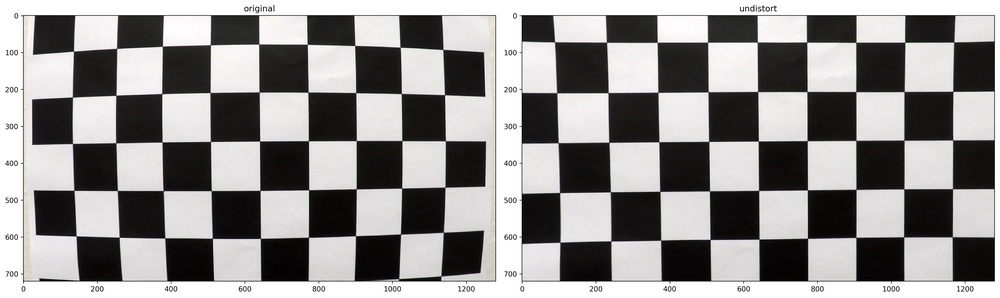
#> input picture cameracalibration.jpg, 1000 x 298 px, shrunk from 5970 x 1780 before the run
$ python -i threshold.py   (imports and definitions only)   (older library calls are emulated)
#> lines starting #> are read from the running program, lines starting #| are printed output that depends on the picture; after the words box and inside, x2 and y2 are one past the last pixel; in counts of white or black regions, pixels touching at a corner belong together
import numpy as np
import cv2


def abs_sobel_thresh(img, orient='x', sobel_kernel=3, thresh=(0, 255)):
    # Calculate directional gradient
    # Apply threshold
    img = cv2.cvtColor(img, cv2.COLOR_BGR2GRAY)
    if orient == 'x':
        sobel_image = cv2.Sobel(img, cv2.CV_64F, 1, 0, ksize=sobel_kernel)
    else:
        sobel_image = cv2.Sobel(img, cv2.CV_64F, 0, 1, ksize=sobel_kernel)
    absolute_sobel = np.absolute(sobel_image)
    scale_sobel = np.uint8(255 * absolute_sobel / np.max(absolute_sobel))
    grad_binary = np.zeros_like(scale_sobel)
    grad_binary[(scale_sobel > thresh[0]) & (scale_sobel < thresh[1])] = 1
    return grad_binary


def mag_thresh(image, sobel_kernel=3, mag_thresh=(0, 255)):
    # Calculate gradient magnitude
    # Apply threshold
    img = cv2.cvtColor(image, cv2.COLOR_BGR2GRAY)
    sobelx = cv2.Sobel(img, cv2.CV_64F, 1, 0, sobel_kernel)
    sobely = cv2.Sobel(img, cv2.CV_64F, 0, 1, sobel_kernel)
    gradmag = np.sqrt(sobelx**2 + sobely**2)
    scale = np.uint8(gradmag * 255 / np.max(gradmag))
    mag_binary = np.zeros_like(scale)
    mag_binary[(scale >= mag_thresh[0]) & (scale <= mag_thresh[1])] = 1
    return mag_binary


def dir_threshold(img, sobel_kernel=3, thresh=(0, np.pi/2)):
    # Calculate gradient direction
    # Apply threshold
    gray = cv2.cvtColor(img, cv2.COLOR_RGB2GRAY)
    # Calculate the x and y gradients
    sobelx = cv2.Sobel(gray, cv2.CV_32F, 1, 0, ksize=sobel_kernel)
    sobely = cv2.Sobel(gray, cv2.CV_32F, 0, 1, ksize=sobel_kernel)
    # Take the absolute value of the gradient direction,
    # apply a threshold, and create a binary image result
    absgraddir = np.arctan2(np.absolute(sobely), np.absolute(sobelx))
    binary_output = np.zeros_like(absgraddir)
    binary_output[(absgraddir >= thresh[0]) & (absgraddir <= thresh[1])] = 1

    # Return the binary image
    return binary_output


def colorHSV(image, low=[0, 80, 200], high=[40, 255, 255]):
    '''return a mask.'''
    image = cv2.cvtColor(image, cv2.COLOR_BGR2HSV)
    yellow_hsv_low = np.array(low)
    yellow_hsv_high = np.array(high)
    binary = np.zeros((image.shape[0], image.shape[1]))
    H = image[:, :, 0]
    S = image[:, :, 1]
    V = image[:, :, 2]

    binary[((H > yellow_hsv_low[0]) & (H < yellow_hsv_high[0]))] = 1
    binary[((S > yellow_hsv_low[1]) & (S < yellow_hsv_high[1]))] = 1
    binary[((V > yellow_hsv_low[2]) & (V < yellow_hsv_high[2]))] = 1

    binary[((H == 1) & (S == 1) & (V == 1))] = 1
    return binary


def gray_color_threshold(img):
    gray = cv2.cvtColor(img, cv2.COLOR_BGR2GRAY)
    thresh = (190, 255)
    binary = np.zeros_like(gray)
    binary[(gray > thresh[0]) & (gray <= thresh[1])] = 1
    return binary


def red_channel(image):
    R = image[:, :, 0]
    G = image[:, :, 1]
    B = image[:, :, 2]
    thresh = (200, 255)
    binary = np.zeros_like(R)
    binary[(R > thresh[0]) & (R <= thresh[1])] = 1
    return binary


def hls_color(image):
    hls = cv2.cvtColor(image, cv2.COLOR_RGB2HLS)
    H = hls[:, :, 0]
    L = hls[:, :, 1]
    S = hls[:, :, 2]
    sthresh = (90, 255)
    hthresh = (15, 100)
    binary = np.zeros_like(H)
    binary[((H > hthresh[0]) & (H <= hthresh[1])) & (
        (S > sthresh[0]) & (S <= sthresh[1]))] = 1

    return binary


def combined(image):
    return (red_channel(image) | hls_color(image) | gray_color_threshold(image))


def threshold(image, ksize=3, grad=(30, 150), mag=(50, 200), dir_t=(1.2, 1.9), S_thresh=(125, 255), R_thresh=(175, 250)):
    # Choose a Sobel kernel size
    # Apply each of the thresholding functions
    gradx = abs_sobel_thresh(image, 'x', ksize, grad)
    mag_binary = mag_thresh(image, sobel_kernel=ksize, mag_thresh=mag)
    dir_binary = dir_threshold(image, ksize, dir_t)
    HLS_image = cv2.cvtColor(image, cv2.COLOR_BGR2HLS)
    # combined thresholds
    sobel_binary = np.zeros_like(dir_binary)
    sobel_binary[(gradx == 1) & (mag_binary == 1)] = 1

    combined = np.zeros_like(dir_binary)
    another_combine = (red_channel(image) | hls_color(image)
                       | gray_color_threshold(image))
    combined[((gradx == 1) | (another_combine == 1))]
    return combined

>>> import cv2
>>> picture = cv2.imread('cameracalibration.jpg')
#> picture is the input picture: shape (298, 1000, 3); mean B, G, R 144, 144.5, 145.8
>>> result = threshold(picture)
#> in threshold, `gradx = abs_sobel_thresh(image, 'x', ksize, grad)`:
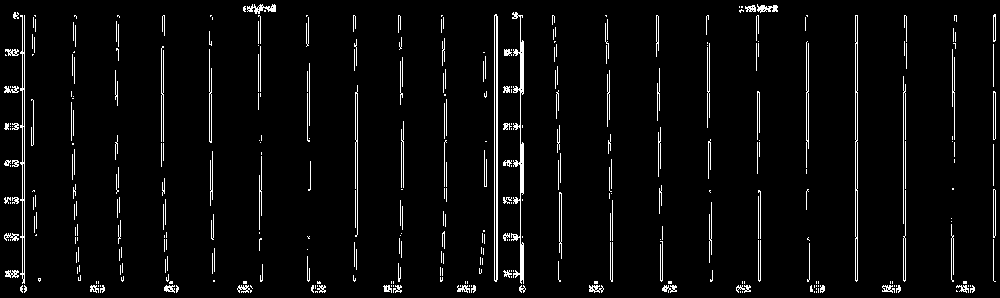
#> gradx: shape (298, 1000); values 0 (black) and 1 (white), 4.1% white in thin lines or dots
#> in mag_thresh, `sobely = cv2.Sobel(img, cv2.CV_64F, 0, 1, sobel_kernel)`:
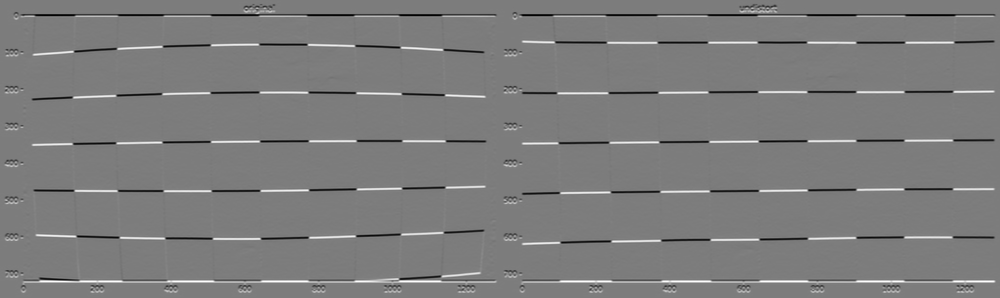
#> sobely: shape (298, 1000) float64; min -980, max 1020, mean 0; drawn with min black and max white
#> in threshold, `mag_binary = mag_thresh(image, sobel_kernel=ksize, mag_thresh=mag)`: mag_binary: shape (298, 1000); values 0 (black) and 1 (white), 9% white in thin lines or dots
#> in dir_threshold, `absgraddir = np.arctan2(np.absolute(sobely), np.absolute(sobelx))`:
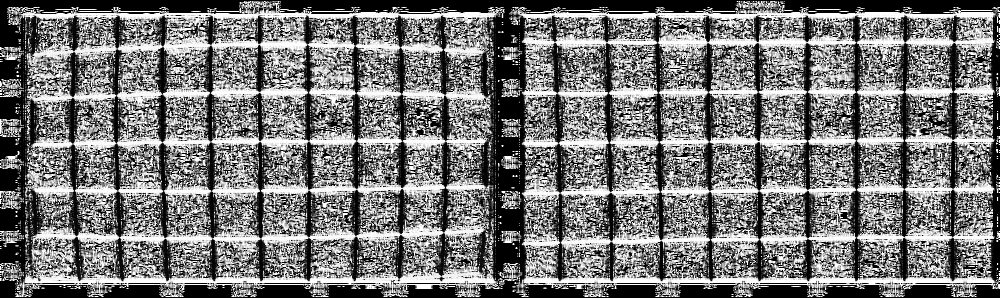
#> absgraddir: shape (298, 1000) float32; min 0, max 1.57, mean 0.744; drawn with min black and max white
#> in threshold, `dir_binary = dir_threshold(image, ksize, dir_t)`:
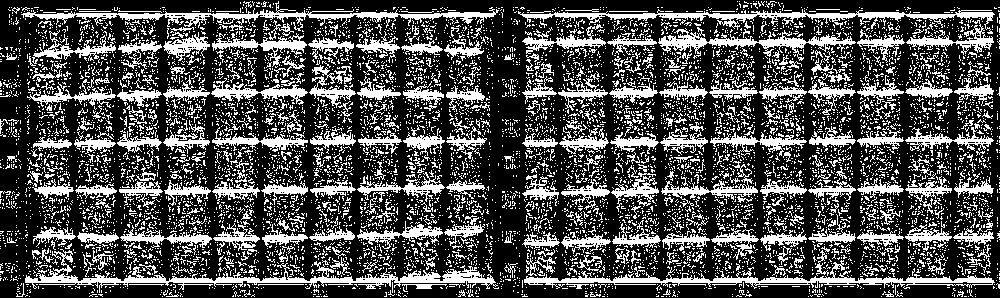
#> dir_binary: shape (298, 1000) float32; values 0 (black) and 1 (white), 30.5% white; 8290 white regions (7844 under 20 px), largest, box (x1, y1, x2, y2) and area: (25, 249, 498, 293) 3787, (524, 260, 995, 289) 3081, (21, 1, 499, 31) 2775
#> in threshold, `HLS_image = cv2.cvtColor(image, cv2.COLOR_BGR2HLS)`: HLS_image: shape (298, 1000, 3); mean of channels 0, 1, 2 67.5, 144.9, 19.3
#> in hls_color, `hls = cv2.cvtColor(image, cv2.COLOR_RGB2HLS)`: hls: shape (298, 1000, 3); mean of channels 0, 1, 2 92.7, 144.9, 19.3
#> in hls_color, `H = hls[:, :, 0]`:
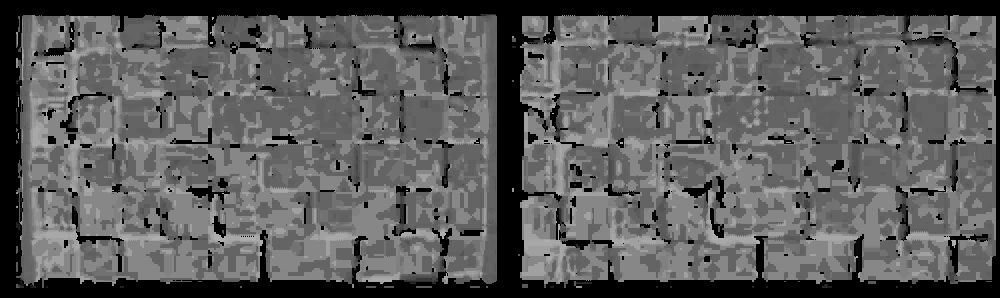
#> H: shape (298, 1000); min 0, max 176, mean 92.7
#> in hls_color, `S = hls[:, :, 2]`:
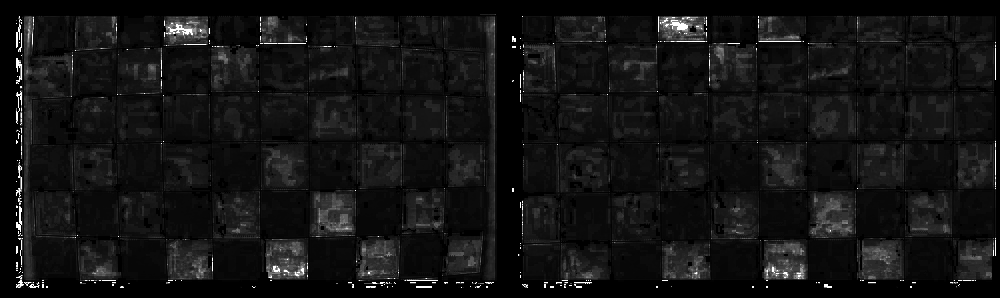
#> S: shape (298, 1000); min 0, max 255, mean 19.3
#> in threshold, `another_combine = (red_channel(image) | hls_color(image) | gray_color_..`:
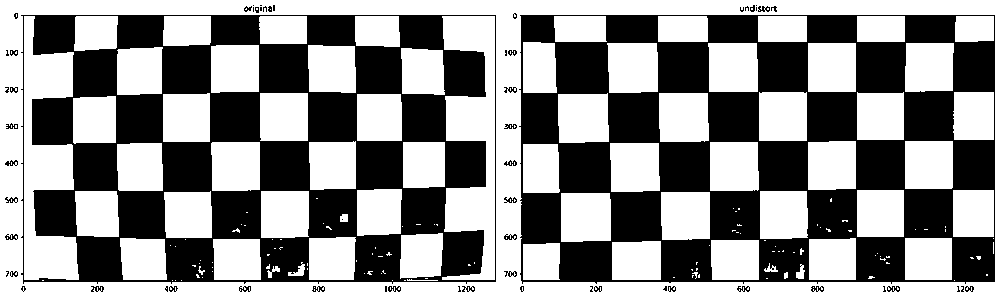
#> another_combine: shape (298, 1000); values 0 (black) and 1 (white), 56.1% white; 61 black regions (29 under 20 px), largest, box (x1, y1, x2, y2) and area: (519, 15, 995, 284) 66287, (21, 15, 496, 284) 63082, (388, 286, 401, 292) 49
#> result: shape (298, 1000) float32; every value is 0

$ run again, on distance.jpg
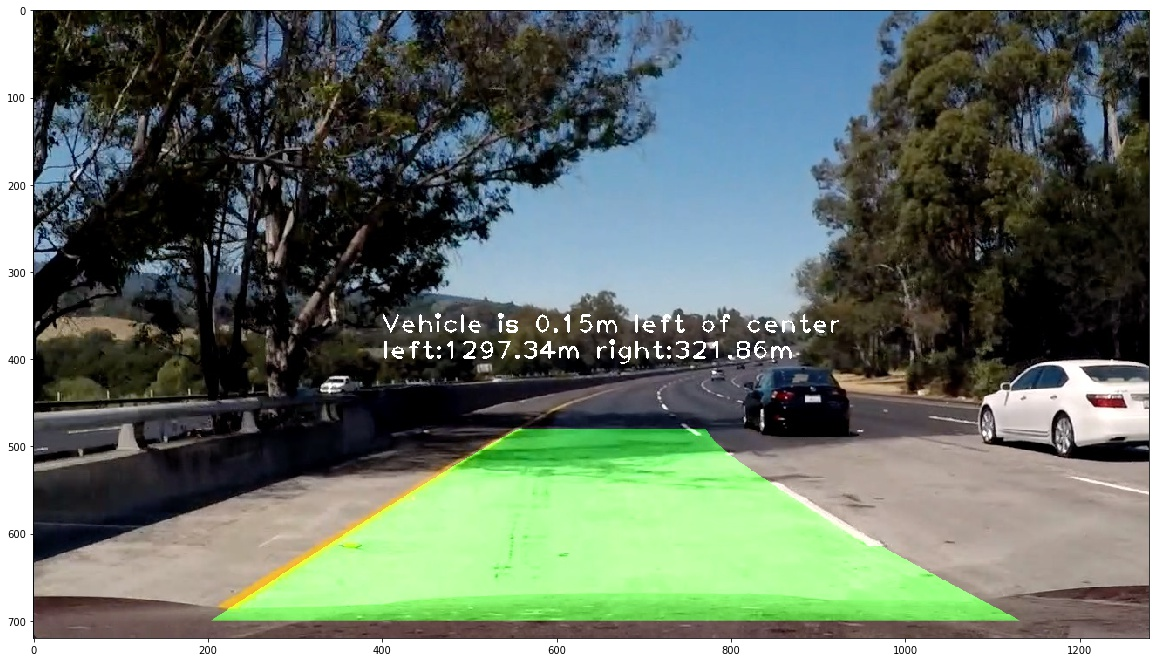
#> input picture distance.jpg, 1159 x 662 px
#> picture is the input picture: shape (662, 1159, 3); mean B, G, R 104.3, 115.7, 103.1
#> in threshold, `gradx = abs_sobel_thresh(image, 'x', ksize, grad)`:
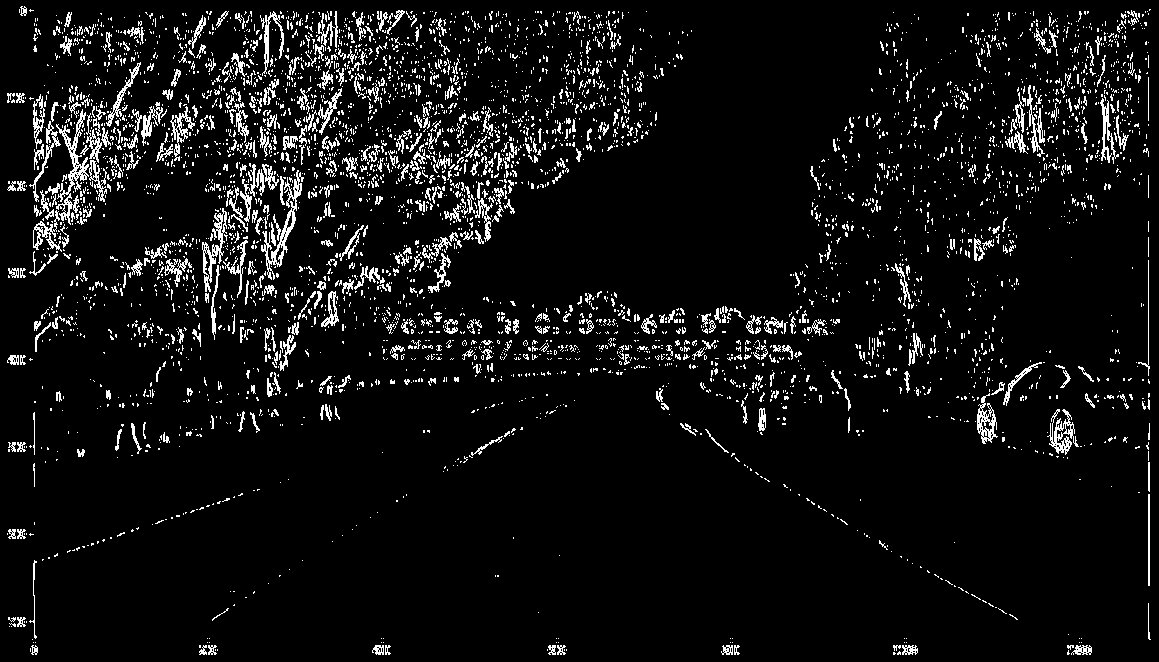
#> gradx: shape (662, 1159); values 0 (black) and 1 (white), 6.7% white in thin lines or dots
#> mag_binary: shape (662, 1159); values 0 (black) and 1 (white), 6.9% white in thin lines or dots
#> dir_binary: shape (662, 1159) float32; values 0 (black) and 1 (white), 31.9% white in thin lines or dots
#> HLS_image: shape (662, 1159, 3); mean of channels 0, 1, 2 55.7, 108.7, 89.6
#> hls: shape (662, 1159, 3); mean of channels 0, 1, 2 65.4, 108.7, 89.6
#> in threshold, `another_combine = (red_channel(image) | hls_color(image) | gray_color_..`:
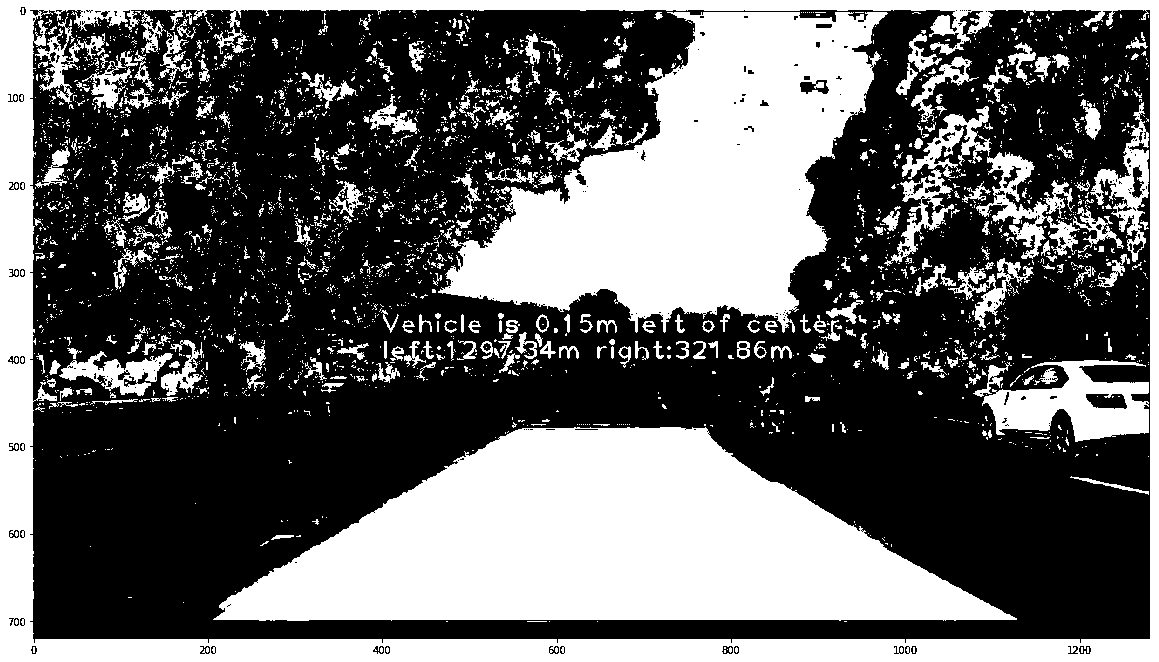
#> another_combine: shape (662, 1159); values 0 (black) and 1 (white), 39% white; 3113 white regions (2752 under 20 px), largest, box (x1, y1, x2, y2) and area: (213, 427, 1017, 621) 95169, (438, 12, 888, 333) 74100, (0, 0, 1159, 662) 66945
#> result: shape (662, 1159) float32; every value is 0
